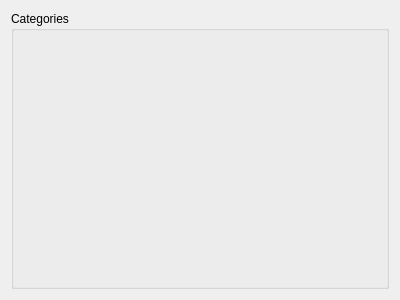
<?xml version="1.0" encoding="UTF-8"?>
<ui version="4.0">
 <class>CategoriesForm</class>
 <widget class="QWidget" name="CategoriesForm">
  <property name="geometry">
   <rect>
    <x>0</x>
    <y>0</y>
    <width>400</width>
    <height>300</height>
   </rect>
  </property>
  <property name="windowTitle">
   <string>Categories</string>
  </property>
  <layout class="QVBoxLayout" name="verticalLayout">
   <item>
    <widget class="QGroupBox" name="groupBox">
     <property name="title">
      <string>Categories</string>
     </property>
    </widget>
   </item>
  </layout>
 </widget>
 <resources/>
 <connections/>
</ui>
